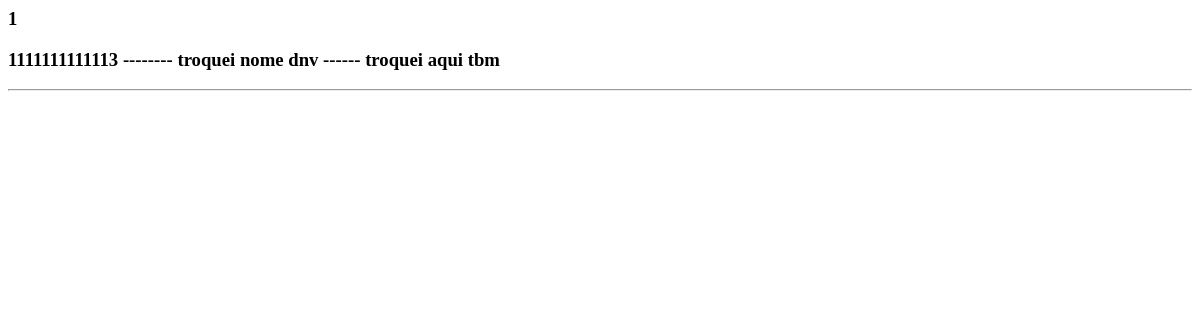
The page /livros on the database as committed earlier.
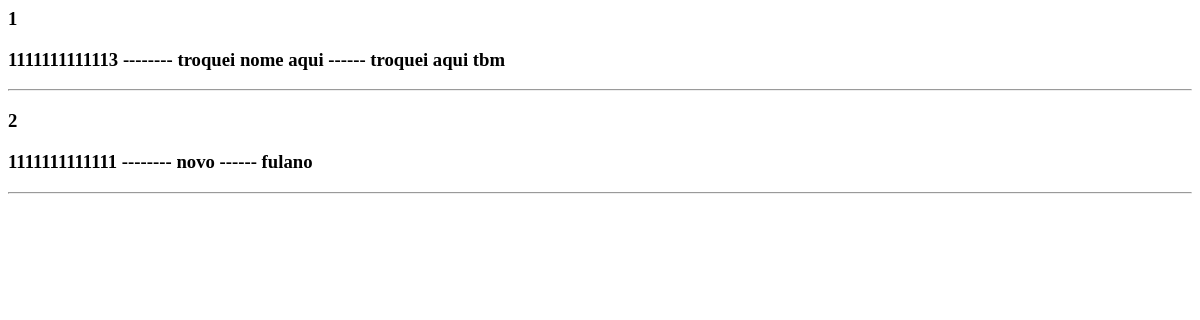
The same page on the database as committed later.
### models/livro.py (models this page shows, shortened)
class Livro(db.Model):
    __tablename__ = "livro_tb"
    id = db.Column(db.Integer, primary_key=True, unique = True)
    ISBN = db.Column(db.Integer, unique = True)
    titulo = db.Column(db.String(TAM_MAX_STR))
    autor = db.Column(db.String(TAM_MAX_STR))
    def getISBN(self):
        return self.ISBN
    def getTitulo(self):
        return self.titulo
    def getAutor(self):
        return self.autor

### livroController.py (the view)
@app.route('/livros')
def listaLivros():
    livros = Livro.query.all()
    print(livros)
    return render_template('listaLivros.html',livros = livros)

### templates/listaLivros.html
{% for livro in livros %}
    <h3> {{livro.id}}</h3>
    <h3>{{livro.getISBN()}} -------- {{livro.getTitulo()}} ------ {{livro.getAutor()}}</h3><hr>
{% endfor %}

Rows that differ between the two databases and show on the page:
changed Livro "troquei aqui tbm": getTitulo "troquei nome dnv" → "troquei nome aqui"
added Livro: id "2", getISBN "1111111111111", getTitulo "novo", getAutor "fulano"
